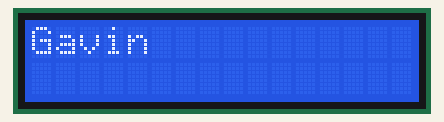
Simulated run of this sketch. Board: Arduino Uno, built with avr-gcc and run on an emulated ATmega328P. Parts: 16×2 character LCD.

Above: at 0.1 s.

The sketch:

Lcd1602.ino
```cpp
/*
 * @Author: your name
 * @Date: 2019-12-13 20:59:10
 * @LastEditTime: 2019-12-15 15:54:50
 * @LastEditors: your name
 * @Description: In User Settings Edit
 * @FilePath: \EIESd:\allitem\Dlodios\test\Lcd1602\Lcd1602.ino
 */
/*
 * LCD1602 IIC驱动
 */
#include <Wire.h>
#include <LiquidCrystal_I2C.h>

LiquidCrystal_I2C lcd(0x27, 16, 2); //配置LCD地址及行列

void setup()
{
  lcd.init();      //初始化LCD
  lcd.backlight(); //打开背光
}

void loop()
{
  lcd.setCursor(0, 0); //设置显示位置
  lcd.print("Gavin");  //显示字符数据
  delay(500);
  lcd.clear();
}
```
